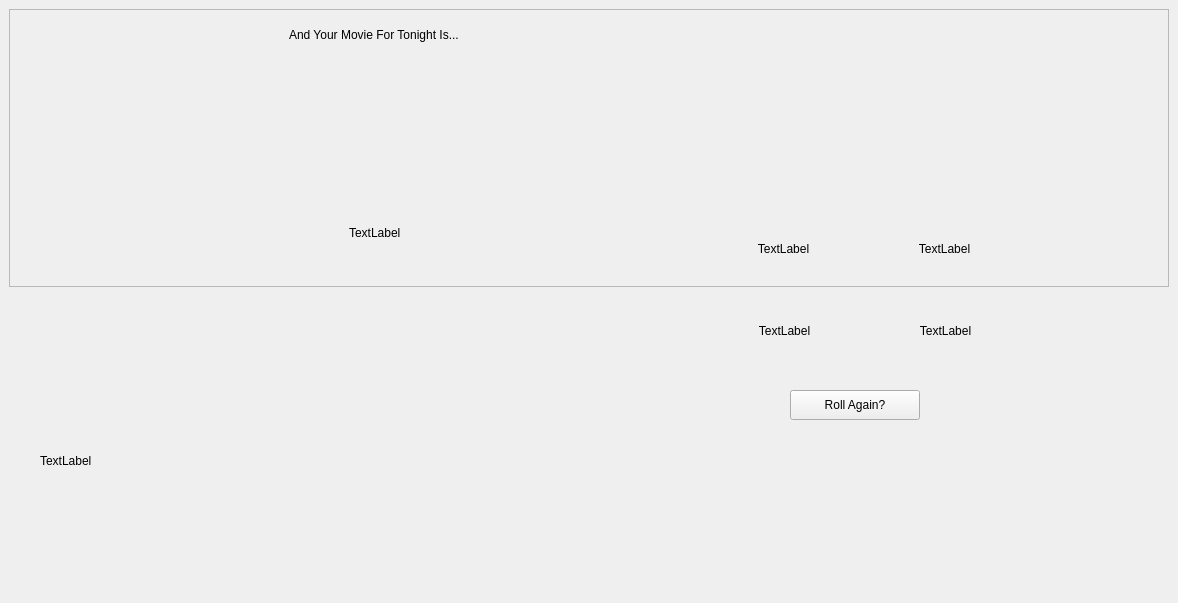
                     <widget class="QWidget" name="new_page">
                      <widget class="QLabel" name="label">
                       <property name="geometry">
                        <rect>
                         <x>9</x>
                         <y>317</y>
                         <width>1160</width>
                         <height>277</height>
                        </rect>
                       </property>
                       <property name="text">
                        <string/>
                       </property>
                       <property name="alignment">
                        <set>Qt::AlignCenter</set>
                       </property>
                      </widget>
                      <widget class="QFrame" name="frame">
                       <property name="geometry">
                        <rect>
                         <x>9</x>
                         <y>9</y>
                         <width>1160</width>
                         <height>278</height>
                        </rect>
                       </property>
                       <property name="frameShape">
                        <enum>QFrame::StyledPanel</enum>
                       </property>
                       <property name="frameShadow">
                        <enum>QFrame::Raised</enum>
                       </property>
                       <widget class="QLabel" name="resultTitle">
                        <property name="geometry">
                         <rect>
                          <x>280</x>
                          <y>10</y>
                          <width>581</width>
                          <height>31</height>
                         </rect>
                        </property>
                        <property name="styleSheet">
                         <string notr="true">font: 700 24pt &quot;Consolas&quot;;</string>
                        </property>
                        <property name="text">
                         <string>And Your Movie For Tonight Is...</string>
                        </property>
                       </widget>
                       <widget class="QLabel" name="Name">
                        <property name="geometry">
                         <rect>
                          <x>340</x>
                          <y>158</y>
                          <width>341</width>
                          <height>131</height>
                         </rect>
                        </property>
                        <property name="sizePolicy">
                         <sizepolicy hsizetype="Fixed" vsizetype="Fixed">
                          <horstretch>0</horstretch>
                          <verstretch>0</verstretch>
                         </sizepolicy>
                        </property>
                        <property name="minimumSize">
                         <size>
                          <width>160</width>
                          <height>50</height>
                         </size>
                        </property>
                        <property name="maximumSize">
                         <size>
                          <width>1000</width>
                          <height>1000</height>
                         </size>
                        </property>
                        <property name="styleSheet">
                         <string notr="true">font: 700 20pt &quot;Consolas&quot;;</string>
                        </property>
                        <property name="text">
                         <string>TextLabel</string>
                        </property>
                        <property name="wordWrap">
                         <bool>true</bool>
                        </property>
                       </widget>
                       <widget class="QLabel" name="Rating">
                        <property name="geometry">
                         <rect>
                          <x>699</x>
                          <y>199</y>
                          <width>151</width>
                          <height>81</height>
                         </rect>
                        </property>
                        <property name="sizePolicy">
                         <sizepolicy hsizetype="Fixed" vsizetype="Fixed">
                          <horstretch>0</horstretch>
                          <verstretch>0</verstretch>
                         </sizepolicy>
                        </property>
                        <property name="minimumSize">
                         <size>
                          <width>110</width>
                          <height>50</height>
                         </size>
                        </property>
                        <property name="maximumSize">
                         <size>
                          <width>1000</width>
                          <height>1000</height>
                         </size>
                        </property>
                        <property name="styleSheet">
                         <string notr="true">font: 700 14pt &quot;Consolas&quot;;</string>
                        </property>
                        <property name="text">
                         <string>TextLabel</string>
                        </property>
                        <property name="alignment">
                         <set>Qt::AlignCenter</set>
                        </property>
                       </widget>
                       <widget class="QLabel" name="Runtime">
                        <property name="geometry">
                         <rect>
                          <x>860</x>
                          <y>199</y>
                          <width>151</width>
                          <height>81</height>
                         </rect>
                        </property>
                        <property name="sizePolicy">
                         <sizepolicy hsizetype="Fixed" vsizetype="Fixed">
                          <horstretch>0</horstretch>
                          <verstretch>0</verstretch>
                         </sizepolicy>
                        </property>
                        <property name="minimumSize">
                         <size>
                          <width>110</width>
                          <height>50</height>
                         </size>
                        </property>
                        <property name="maximumSize">
                         <size>
                          <width>1000</width>
                          <height>1000</height>
                         </size>
                        </property>
                        <property name="styleSheet">
                         <string notr="true">font: 700 14pt &quot;Consolas&quot;;</string>
                        </property>
                        <property name="text">
                         <string>TextLabel</string>
                        </property>
                        <property name="alignment">
                         <set>Qt::AlignCenter</set>
                        </property>
                       </widget>
                       <widget class="QLabel" name="Poster">
                        <property name="geometry">
                         <rect>
                          <x>30</x>
                          <y>140</y>
                          <width>81</width>
                          <height>81</height>
                         </rect>
                        </property>
                        <property name="styleSheet">
                         <string notr="true">background-image: url(:/images/images/images/transparent.png);</string>
                        </property>
                        <property name="text">
                         <string/>
                        </property>
                       </widget>
                      </widget>
                      <widget class="QLabel" name="Description">
                       <property name="geometry">
                        <rect>
                         <x>40</x>
                         <y>330</y>
                         <width>631</width>
                         <height>261</height>
                        </rect>
                       </property>
                       <property name="sizePolicy">
                        <sizepolicy hsizetype="Fixed" vsizetype="Fixed">
                         <horstretch>0</horstretch>
                         <verstretch>0</verstretch>
                        </sizepolicy>
                       </property>
                       <property name="maximumSize">
                        <size>
                         <width>900</width>
                         <height>300</height>
                        </size>
                       </property>
                       <property name="styleSheet">
                        <string notr="true">font: 700 14pt &quot;Consolas&quot;;</string>
                       </property>
                       <property name="text">
                        <string>TextLabel</string>
                       </property>
                       <property name="wordWrap">
                        <bool>true</bool>
                       </property>
                      </widget>
                      <widget class="QLabel" name="Genre">
                       <property name="geometry">
                        <rect>
                         <x>709</x>
                         <y>290</y>
                         <width>151</width>
                         <height>81</height>
                        </rect>
                       </property>
                       <property name="sizePolicy">
                        <sizepolicy hsizetype="Fixed" vsizetype="Fixed">
                         <horstretch>0</horstretch>
                         <verstretch>0</verstretch>
                        </sizepolicy>
                       </property>
                       <property name="minimumSize">
                        <size>
                         <width>110</width>
                         <height>50</height>
                        </size>
                       </property>
                       <property name="maximumSize">
                        <size>
                         <width>1000</width>
                         <height>1000</height>
                        </size>
                       </property>
                       <property name="styleSheet">
                        <string notr="true">font: 700 14pt &quot;Consolas&quot;;</string>
                       </property>
                       <property name="text">
                        <string>TextLabel</string>
                       </property>
                       <property name="alignment">
                        <set>Qt::AlignCenter</set>
                       </property>
                      </widget>
                      <widget class="QLabel" name="UserScore">
                       <property name="geometry">
                        <rect>
                         <x>870</x>
                         <y>290</y>
                         <width>151</width>
                         <height>81</height>
                        </rect>
                       </property>
                       <property name="sizePolicy">
                        <sizepolicy hsizetype="Fixed" vsizetype="Fixed">
                         <horstretch>0</horstretch>
                         <verstretch>0</verstretch>
                        </sizepolicy>
                       </property>
                       <property name="minimumSize">
                        <size>
                         <width>110</width>
                         <height>50</height>
                        </size>
                       </property>
                       <property name="maximumSize">
                        <size>
                         <width>1000</width>
                         <height>1000</height>
                        </size>
                       </property>
                       <property name="styleSheet">
                        <string notr="true">font: 700 14pt &quot;Consolas&quot;;</string>
                       </property>
                       <property name="text">
                        <string>TextLabel</string>
                       </property>
                       <property name="alignment">
                        <set>Qt::AlignCenter</set>
                       </property>
                      </widget>
                      <widget class="QPushButton" name="rollAgain">
                       <property name="geometry">
                        <rect>
                         <x>790</x>
                         <y>390</y>
                         <width>130</width>
                         <height>30</height>
                        </rect>
                       </property>
                       <property name="sizePolicy">
                        <sizepolicy hsizetype="Fixed" vsizetype="Fixed">
                         <horstretch>0</horstretch>
                         <verstretch>0</verstretch>
                        </sizepolicy>
                       </property>
                       <property name="minimumSize">
                        <size>
                         <width>130</width>
                         <height>30</height>
                        </size>
                       </property>
                       <property name="maximumSize">
                        <size>
                         <width>130</width>
                         <height>30</height>
                        </size>
                       </property>
                       <property name="styleSheet">
                        <string notr="true">font: 700 14pt &quot;Consolas&quot;;</string>
                       </property>
                       <property name="text">
                        <string>Roll Again?</string>
                       </property>
                      </widget>
                     </widget>
